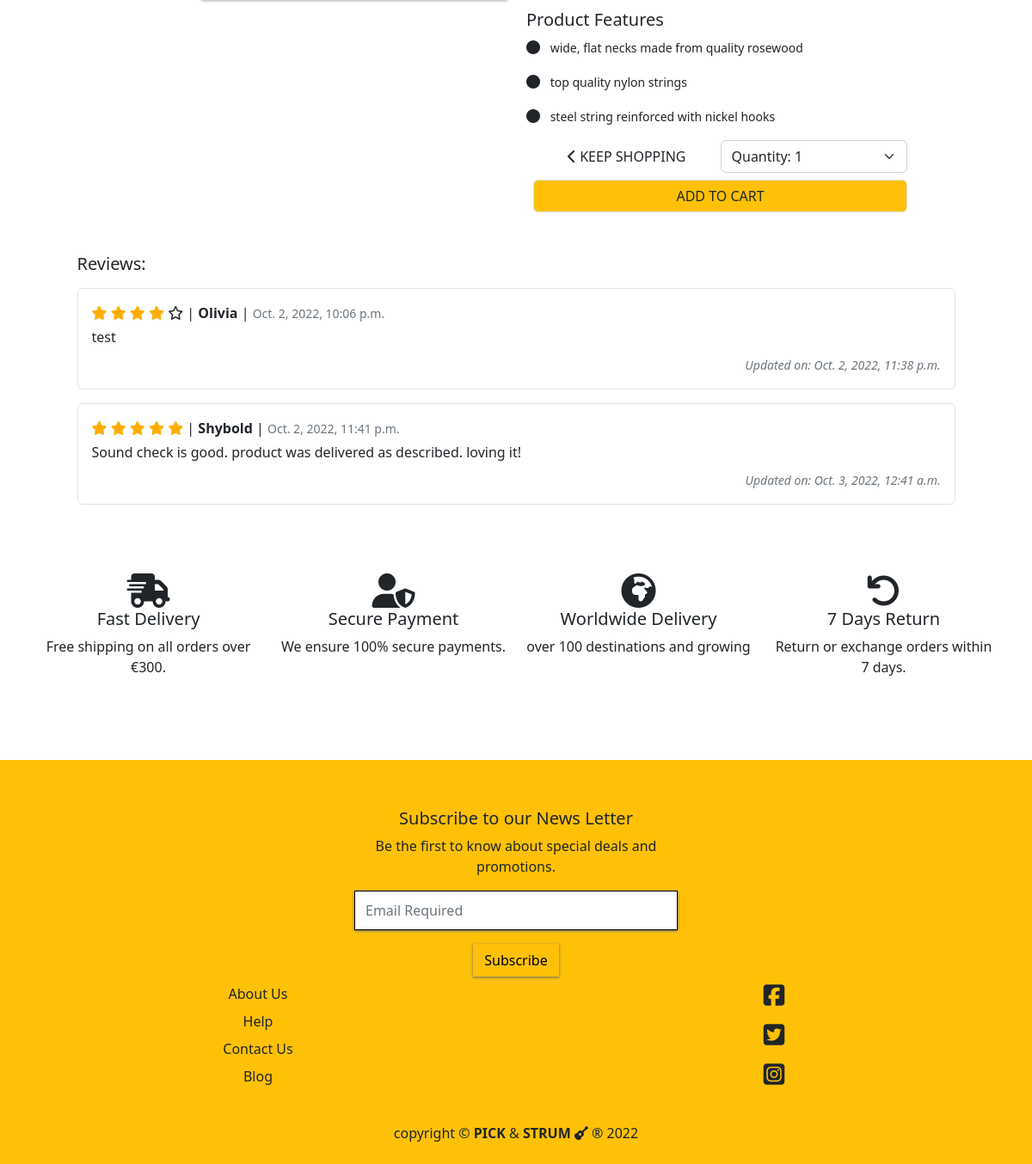
The app's page /products/31/ (lower part), older data.
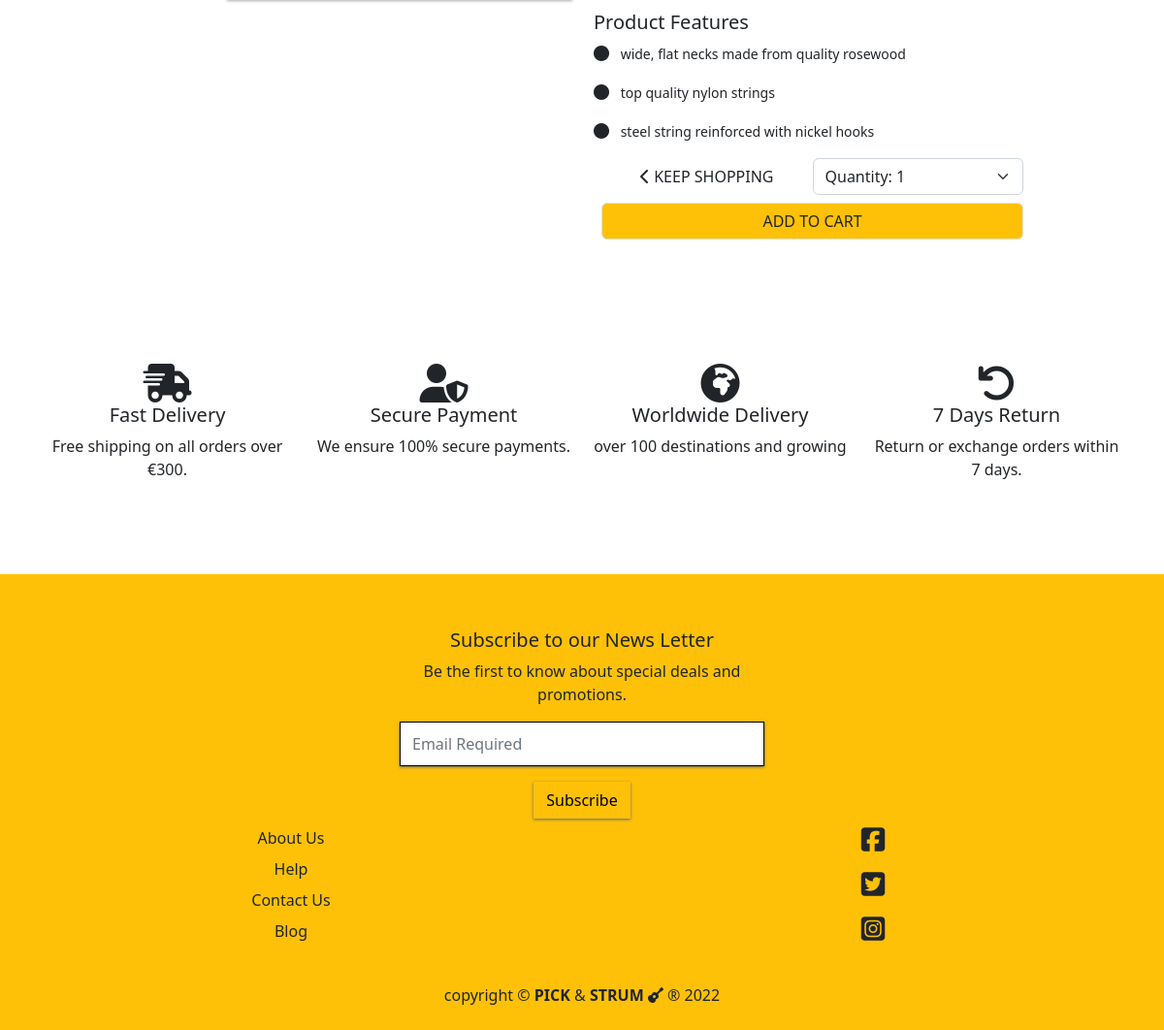
The same page, newer data.
### products/models.py (models this page shows, shortened)
class ProductFeature(models.Model):
    title = models.TextField(max_length=80, null=True, blank=True)
    def __str__(self):
        return self.title

class Review(models.Model):
    product = models.ForeignKey(Product, on_delete=models.CASCADE, related_name="reviews")
    name = models.ForeignKey(User, on_delete=models.CASCADE)
    body = models.TextField(max_length=254)
    rate = models.IntegerField(choices=RATES)
    updated_on = updated_on = models.DateTimeField(auto_now=True)
    created_on = models.DateTimeField(auto_now_add=True)
    class Meta:
        ordering = ['created_on']

### products/views.py (the view)
# urls.py: path('<int:product_id>/', views.product_detail_view, name='product_detail'),
def product_detail_view(request, product_id):
    product = get_object_or_404(Product, pk=product_id)
    reviews = product.reviews.all().order_by('created_on')
    features = product.features.all()
    context = {
        'product': product,
        'reviews': reviews,
        'features': features,
    }
    return render(request, 'products/product_detail.html', context)

### cart/contexts.py (called while the page is built, shortened)
def cart_contents(request):
    cart_items = []
    total = 0
    product_count = 0
    cart = request.session.get('cart', {})
    if total < settings.FREE_DELIVERY_THRESHOLD:
        delivery = total * Decimal(settings.STANDARD_DELIVERY_PERCENTAGE / 100)
        free_delivery_delta = settings.FREE_DELIVERY_THRESHOLD - total
    else:
        delivery = 0
        free_delivery_delta = 0
    grand_total = delivery + total
    context = {
        'cart_items': cart_items,
        'total': total,
        'product_count': product_count,
        'delivery': delivery,
        'free_delivery_delta': free_delivery_delta,
        'free_delivery_threshold': settings.FREE_DELIVERY_THRESHOLD,
        'grand_total': grand_total,
    }
    return context

### products/templates/products/product_detail.html (shortened to what this page needs)
{% extends "base.html" %}
{% load static %}
{% block content %}
<div class="container">
    <div class="row">
        <div class="col-12 col-md-5 col-lg-4 offset-lg-2">
        </div>
        <div class="col-12 col-md-7 col-lg-5">
            <div class="mb-5 mt-md-5">
                <h5>Product Features</h5>
                {% for feature in features %}
                <p><small><i class="fas fa-circle me-2 fs-6"></i> {{ feature }}</small></p>
                {% endfor %}
                <form class="form" action="{% url 'add_to_cart' product.id %}" method="POST">
                    <div class="row mx-2">
                        <a href="{% url 'products' %}" class="btn w-50">
                            <span class="icon">
                                <i class="fas fa-chevron-left"></i>
                            </span>
                            <span class="text-uppercase">Keep Shopping</span>
                        </a>
                        <select class="form-select w-50" name="quantity" data-item_id="{{ product.id }}"
                            id="id_qty_{{ product.id }}">
                            <option value="1">Quantity: 1</option>
                        </select>
                    </div>
                    <div class="row mt-2 mx-2">
                        <button class="btn border bg-warning" type="submit">ADD TO CART</button>
                    </div>
                </form>
            </div>
        </div>
    </div>
    {% if reviews %}
    <div class="row">
        <div class="col-11 m-auto">
            <h5 class="yoo">Reviews:</h5>
            {% for review in reviews %}
            <div class="border rounded-2 p-3 mt-3">
            {% if review.rate == 5 %}
            <i class="fas fa-star yellow"></i>
            <i class="fas fa-star yellow"></i>
            <i class="fas fa-star yellow"></i>
            <i class="fas fa-star yellow"></i>
            <i class="fas fa-star yellow"></i>
            {% elif review.rate == 4 %}
            <i class="fas fa-star yellow"></i>
            <i class="fas fa-star yellow"></i>
            <i class="fas fa-star yellow"></i>
            <i class="fas fa-star yellow"></i>
            <i class="far fa-star"></i>
            {% elif review.rate == 3 %}
            <i class="fas fa-star yellow"></i>
            <i class="fas fa-star yellow"></i>
            <i class="fas fa-star yellow"></i>
            <i class="far fa-star"></i>
            <i class="far fa-star"></i>
            {% elif review.rate == 2 %}
            <i class="fas fa-star yellow"></i>
            <i class="fas fa-star yellow"></i>
            <i class="far fa-star"></i>
            <i class="far fa-star"></i>
            <i class="far fa-star"></i>
            {% else %}
            <i class="fas fa-star yellow"></i>
            <i class="far fa-star"></i>
            <i class="far fa-star"></i>
            <i class="far fa-star"></i>
            <i class="far fa-star"></i>
            {% endif %} | <span><strong>{{review.name}} </strong>|</span> <br class="d-block d-sm-none"> <span><small class="text-muted">{{ review.created_on }}</small></span>
                <div class="card-body mt-1">
                    {{ review.body }}
                </div>
                {% if review.updated_on %}
                    <p class="text-end pt-2 m-0"><i><small class="text-muted">Updated on: {{ review.updated_on }}</small></i></p>
                {% endif %}
            </div>
            {% endfor %}
        </div>
    </div>
    {% endif %}
</div>
{% include 'includes/trust-stm.html' %}
{% endblock %}

Row changes from the older to the newer data that the page shows:
removed Review: rate 4 (drawn), name "Olivia", created_on "Oct. 2, 2022, 10:06 p.m.", body "test", updated_on "Oct. 2, 2022, 11:38 p.m."
removed Review: rate 5 (drawn), name "Shybold", created_on "Oct. 2, 2022, 11:41 p.m.", body "Sound check is good. product was delivered as described. loving it!", updated_on "Oct. 3, 2022, 12:41 a.m."
Text that changed along with them:
text no longer shown: "Reviews:"
